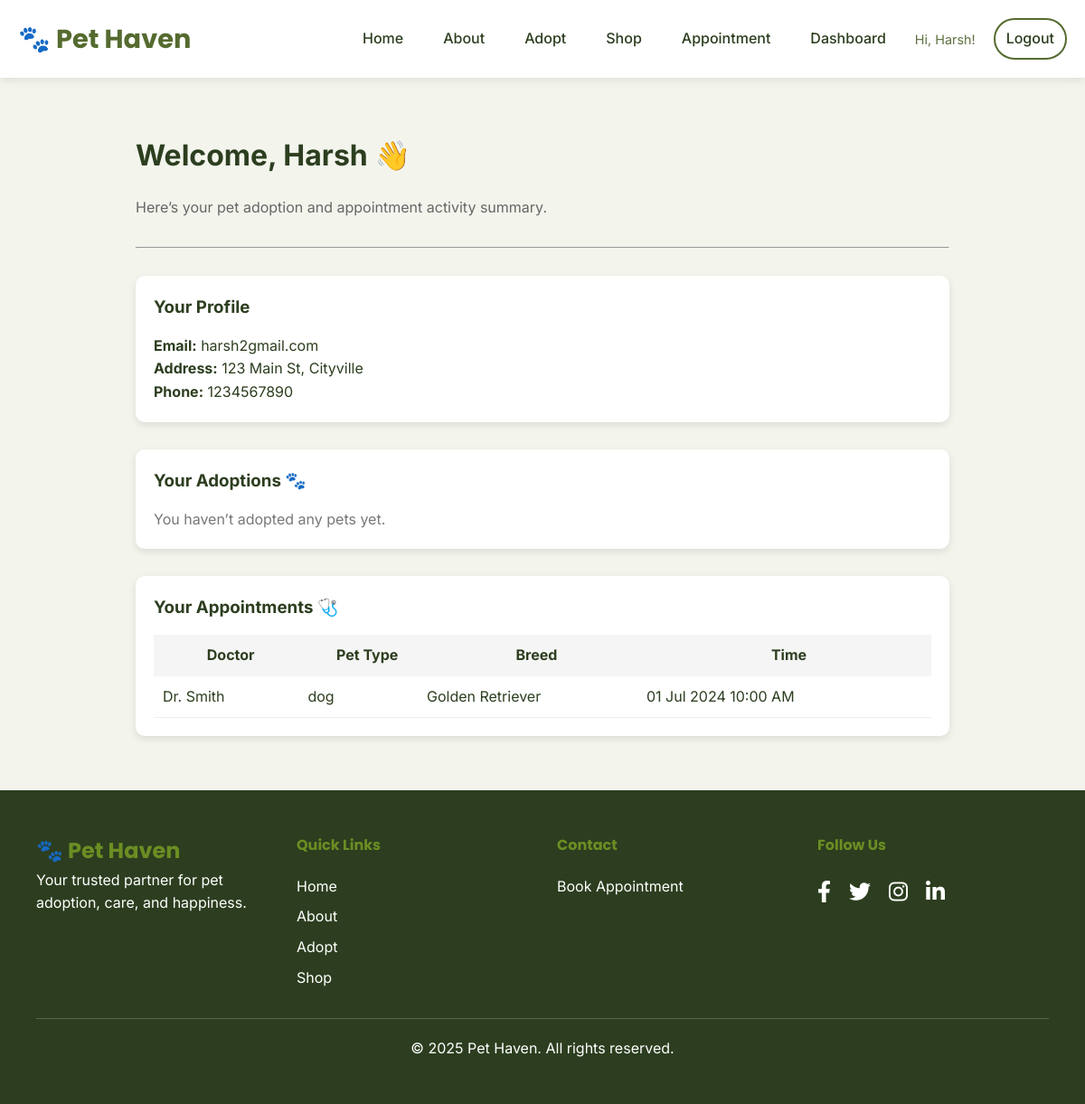
Screenshot of /dashboard.php (signed in) with the database file from the repository.
### tables this page shows
CREATE TABLE Customers (
    cid INT PRIMARY KEY,
    cname VARCHAR(100) NOT NULL,
    email VARCHAR(100) UNIQUE NOT NULL,
    address VARCHAR(255),
    ph_no BIGINT,
    password VARCHAR(255) NOT NULL
);

CREATE TABLE Book_appointment (
    appointment_id INT PRIMARY KEY,
    doctor_id INT,
    time DATETIME,
    pet_category VARCHAR(50),
    breed VARCHAR(100),
    pet_id INT,
    cid INT,
    FOREIGN KEY (pet_id) REFERENCES Pets(pet_id),
    FOREIGN KEY (cid) REFERENCES Customers(cid),
    FOREIGN KEY (doctor_id) REFERENCES Doctors(doctor_id)
);

CREATE TABLE Doctors (
    doctor_id INT PRIMARY KEY,
    doctor_name VARCHAR(100)
);

### dashboard.php (the view, shortened to what this page needs)
<?php
include 'includes/header.php';
require_once 'includes/db_connect.php';
$user_id = $_SESSION['user']['id'];
try {
    $stmt = $pdo->prepare("SELECT * FROM Customers WHERE cid = ?");
    $stmt->execute([$user_id]);
    $user = $stmt->fetch(PDO::FETCH_ASSOC);
} catch (PDOException $e) {
    die("Error fetching user info: " . $e->getMessage());
}
try {
    $stmt = $pdo->prepare("
        SELECT a.adoption_date, p.name AS pet_name, p.type, p.breed
        FROM Adoptions a
        JOIN Pets p ON a.pet_id = p.pet_id
        WHERE a.cid = ?
        ORDER BY a.adoption_date DESC
    ");
    $stmt->execute([$user_id]);
    $adoptions = $stmt->fetchAll(PDO::FETCH_ASSOC);
} catch (PDOException $e) {
    $adoptions = [];
}
try {
    $stmt = $pdo->prepare("
        SELECT b.appointment_id, b.time, b.pet_category, b.breed, d.doctor_name
        FROM Book_appointment b
        JOIN Doctors d ON b.doctor_id = d.doctor_id
        WHERE b.cid = ?
        ORDER BY b.time DESC
    ");
    $stmt->execute([$user_id]);
    $appointments = $stmt->fetchAll(PDO::FETCH_ASSOC);
} catch (PDOException $e) {
    $appointments = [];
}
?>
<section class="container" style="padding: 60px 20px;">
    <div style="max-width: 900px; margin: 0 auto;">
        <h2 style="font-size: 2rem; margin-bottom: 20px;">Welcome, <?php echo htmlspecialchars($user['cname']); ?> 👋</h2>
        <p style="color: #666;">Here’s your pet adoption and appointment activity summary.</p>
        <hr style="margin: 30px 0;">
        <div style="background: #fff; padding: 20px; border-radius: 10px; margin-bottom: 30px; box-shadow: 0 3px 8px rgba(0,0,0,0.1);">
            <h3 style="margin-bottom: 15px;">Your Profile</h3>
            <p><strong>Email:</strong> <?php echo htmlspecialchars($user['email']); ?></p>
            <p><strong>Address:</strong> <?php echo htmlspecialchars($user['address']); ?></p>
            <p><strong>Phone:</strong> <?php echo htmlspecialchars($user['ph_no']); ?></p>
        </div>
        <div style="background: #fff; padding: 20px; border-radius: 10px; margin-bottom: 30px; box-shadow: 0 3px 8px rgba(0,0,0,0.1);">
            <h3 style="margin-bottom: 15px;">Your Adoptions 🐾</h3>
            <?php if (empty($adoptions)): ?>
                <p style="color: #777;">You haven’t adopted any pets yet.</p>
            <?php endif; ?>
        </div>
        <div style="background: #fff; padding: 20px; border-radius: 10px; box-shadow: 0 3px 8px rgba(0,0,0,0.1);">
            <h3 style="margin-bottom: 15px;">Your Appointments 🩺</h3>
            <?php if (empty($appointments)): ?>
                <p style="color: #777;">No appointments booked yet.</p>
            <?php else: ?>
                <table style="width: 100%; border-collapse: collapse;">
                    <thead>
                        <tr style="background: #f5f5f5;">
                            <th style="padding: 10px;">Doctor</th>
                            <th>Pet Type</th>
                            <th>Breed</th>
                            <th>Time</th>
                        </tr>
                    </thead>
                    <tbody>
                        <?php foreach ($appointments as $appt): ?>
                            <tr style="border-bottom: 1px solid #eee;">
                                <td style="padding: 10px;"><?php echo htmlspecialchars($appt['doctor_name']); ?></td>
                                <td><?php echo htmlspecialchars($appt['pet_category']); ?></td>
                                <td><?php echo htmlspecialchars($appt['breed']); ?></td>
                                <td><?php echo htmlspecialchars(date('d M Y h:i A', strtotime($appt['time']))); ?></td>
                            </tr>
                        <?php endforeach; ?>
                    </tbody>
                </table>
            <?php endif; ?>
        </div>
    </div>
</section>
<?php include 'includes/footer.php'; ?>

### assets/css/style.css (style rules this page uses)
:root { --primary-green: #556b2f; --secondary-green: #6b8e23; --accent-green: #28A745; --accent-red: #DC3545; --dark-text: #2c3e1f; --medium-text: #5f7040; --light-text: #8a9770; --white: #ffffff; --grey-100: #f6f8f1; --grey-200: #e8ebe3; --grey-300: #d4d8ce; --font-body: 'Inter', sans-serif; --font-heading: 'Poppins', sans-serif; --spacing-xs: 8px; --spacing-sm: 12px; --spacing-md: 20px; --spacing-lg: 32px; --spacing-xl: 48px; --spacing-xxl: 64px; }
* { margin: 0; padding: 0; box-sizing: border-box; }
body { font-family: var(--font-body); background-color: #f3f5ed; color: var(--dark-text); line-height: 1.6; overflow-x: hidden; }
.container { max-width: 1200px; margin: 0 auto; padding: 0 var(--spacing-md); }

### rows the page displays
customers: cname "Harsh", email "harsh2gmail.com", address "123 Main St, Cityville", ph_no "1234567890"
book_appointment: doctor.doctor_name "Dr. Smith", pet_category "dog", breed "Golden Retriever", time "01 Jul 2024 10:00 AM"

### other values shown
$_SESSION['user']['name'] "Harsh"
